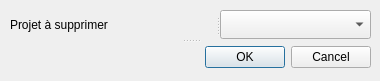
<?xml version="1.0" encoding="UTF-8"?>
<ui version="4.0">
 <class>SupprimerProjetWindow</class>
 <widget class="QDialog" name="SupprimerProjetWindow">
  <property name="geometry">
   <rect>
    <x>0</x>
    <y>0</y>
    <width>380</width>
    <height>81</height>
   </rect>
  </property>
  <property name="windowTitle">
   <string>Supprimer un Projet</string>
  </property>
  <widget class="QSplitter" name="splitter_2">
   <property name="geometry">
    <rect>
     <x>10</x>
     <y>10</y>
     <width>361</width>
     <height>61</height>
    </rect>
   </property>
   <property name="orientation">
    <enum>Qt::Vertical</enum>
   </property>
   <widget class="QSplitter" name="splitter">
    <property name="orientation">
     <enum>Qt::Horizontal</enum>
    </property>
    <widget class="QLabel" name="Projet_Lab">
     <property name="text">
      <string>Projet à supprimer</string>
     </property>
    </widget>
    <widget class="QComboBox" name="Projet_Box"/>
   </widget>
   <widget class="QDialogButtonBox" name="buttonBox">
    <property name="orientation">
     <enum>Qt::Horizontal</enum>
    </property>
    <property name="standardButtons">
     <set>QDialogButtonBox::Cancel|QDialogButtonBox::Ok</set>
    </property>
   </widget>
  </widget>
 </widget>
 <resources/>
 <connections>
  <connection>
   <sender>buttonBox</sender>
   <signal>accepted()</signal>
   <receiver>SupprimerProjetWindow</receiver>
   <slot>accept()</slot>
   <hints>
    <hint type="sourcelabel">
     <x>248</x>
     <y>254</y>
    </hint>
    <hint type="destinationlabel">
     <x>157</x>
     <y>274</y>
    </hint>
   </hints>
  </connection>
  <connection>
   <sender>buttonBox</sender>
   <signal>rejected()</signal>
   <receiver>SupprimerProjetWindow</receiver>
   <slot>reject()</slot>
   <hints>
    <hint type="sourcelabel">
     <x>316</x>
     <y>260</y>
    </hint>
    <hint type="destinationlabel">
     <x>286</x>
     <y>274</y>
    </hint>
   </hints>
  </connection>
 </connections>
</ui>
